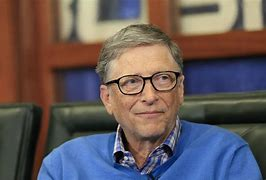
#> input picture Test/Imageattendence/Bill.jpg, 266 x 180 px, given in place of the camera
$ python detecting_color.py
#> lines starting #> are read from the running program, lines starting #| are printed output that depends on the picture; after the words box and inside, x2 and y2 are one past the last pixel; in counts of white or black regions, pixels touching at a corner belong together
import cv2
import numpy as np

frame_W = 200
frame_H = 200
cap = cv2.VideoCapture(0)
cap.set(3,frame_W)
cap.set(4,frame_H)

def empty(a):
     pass
cv2.namedWindow("HSV")
cv2.resizeWindow("HSV",300,200)
cv2.createTrackbar("HUE Min","HSV",0,179,empty)
#> slider 'HUE Min' is set to 35
cv2.createTrackbar("HUE Max","HSV",179,179,empty)
cv2.createTrackbar("SAT Min","HSV",0,255,empty)
#> slider 'SAT Min' is set to 51
cv2.createTrackbar("SAT Max","HSV",255,255,empty)
cv2.createTrackbar("VALUE Min","HSV",0,255,empty)
#> slider 'VALUE Min' is set to 51
cv2.createTrackbar("VALUE Max","HSV",255,255,empty)

while True:

    _, img = cap.read()
#> img is the input picture: shape (180, 266, 3); mean B, G, R 90.6, 89.5, 100.2
    imgHsv = cv2.cvtColor(img,cv2.COLOR_BGR2HSV)
#> imgHsv: shape (180, 266, 3); mean H, S, V 49.8, 111.9, 123.5

    h_min = cv2.getTrackbarPos("HUE Min", "HSV")
    h_max = cv2.getTrackbarPos("HUE Max","HSV")
    s_min = cv2.getTrackbarPos("SAT Min","HSV")
    s_max = cv2.getTrackbarPos("SAT Max", "HSV")
    v_min = cv2.getTrackbarPos("VALUE Min", "HSV")
    v_max = cv2.getTrackbarPos("VALUE Max", "HSV")

    lower = np.array([h_min,s_min,v_min])
    upper = np.array([h_max,s_max,v_max])
    mask = cv2.inRange(imgHsv,lower,upper)
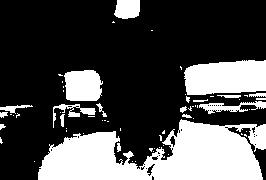
#> mask: shape (180, 266); 30% white; 63 white regions (45 under 20 px), largest, box (x1, y1, x2, y2) and area: (38, 119, 266, 180) 9089, (184, 60, 266, 95) 2469, (64, 70, 103, 101) 1036
    result = cv2.bitwise_and(img,img,mask=mask)
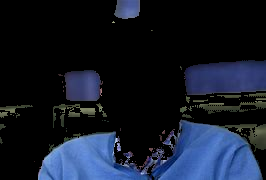
#> result: shape (180, 266, 3); mean B, G, R 41, 26.5, 19.6


    cv2.imshow("original img",img)
    cv2.imshow("hsv image", imgHsv)
    cv2.imshow("mask img", mask)
    cv2.imshow("result img", result)
    if cv2.waitKey(1) & 0xFF == ord("q"):
#> (key q is pressed here)
        break


cap.release()
cv2.destroyAllWindows()

$ run again, on Test/Imageattendence/Elon.jpg
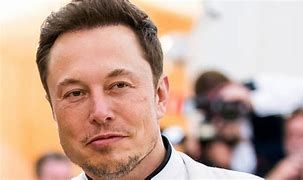
#> input picture Test/Imageattendence/Elon.jpg, 303 x 180 px, given in place of the camera
#> img is the input picture: shape (180, 303, 3); mean B, G, R 147.9, 163.7, 194.3
#> imgHsv: shape (180, 303, 3); mean H, S, V 45.8, 74.7, 196
#> `mask = cv2.inRange(imgHsv,lower,upper)`:
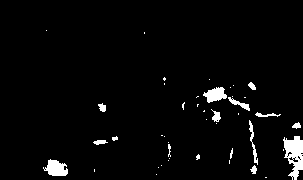
#> mask: shape (180, 303); 3.2% white; 44 white regions (29 under 20 px), largest, box (x1, y1, x2, y2) and area: (283, 136, 303, 180) 530, (43, 159, 68, 176) 280, (203, 87, 227, 103) 237
#> `result = cv2.bitwise_and(img,img,mask=mask)`:
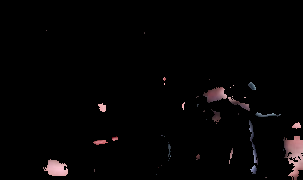
#> result: shape (180, 303, 3); mean B, G, R 4, 3.7, 5

$ run again, on Test/Imageattendence/IKI.jpg
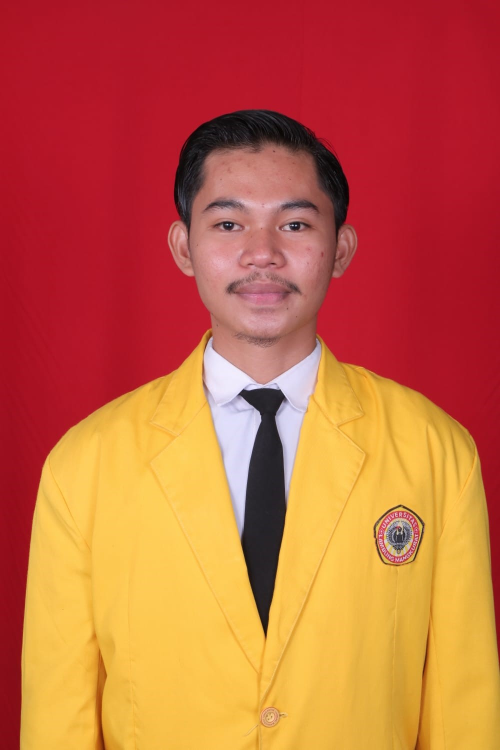
#> input picture Test/Imageattendence/IKI.jpg, 1000 x 1500 px, given in place of the camera (shown at 1/2 size)
#> img is the input picture: shape (1500, 1000, 3); mean B, G, R 63.1, 100.3, 197.9
#> imgHsv: shape (1500, 1000, 3); mean H, S, V 98.7, 184.5, 198.4
#> `mask = cv2.inRange(imgHsv,lower,upper)`:
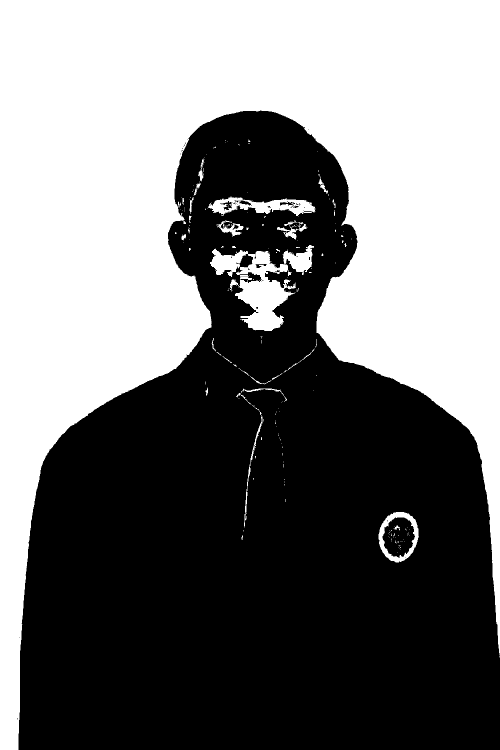
#> mask: shape (1500, 1000) (shown at 1/2 size); 47% white; 225 white regions (193 under 20 px), largest, box (x1, y1, x2, y2) and area: (0, 0, 1000, 1500) 679747, (420, 490, 628, 662) 14130, (416, 393, 631, 432) 4032
#> `result = cv2.bitwise_and(img,img,mask=mask)`:
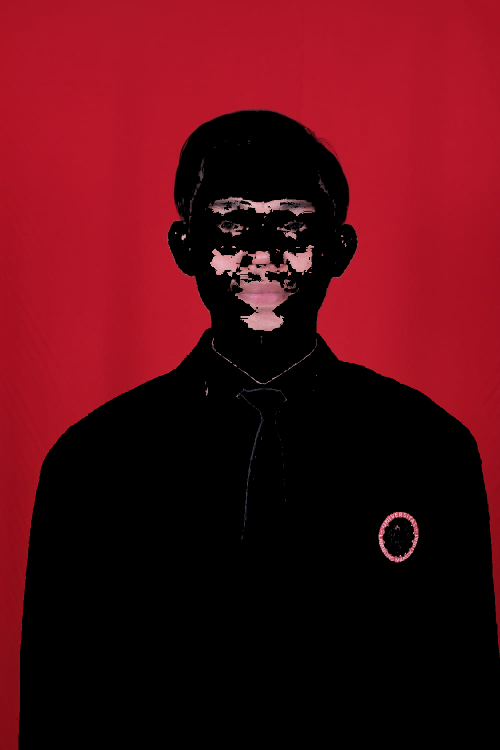
#> result: shape (1500, 1000, 3) (shown at 1/2 size); mean B, G, R 19.4, 11.3, 82.4

$ run again, on Test/Imageattendence/jack_ma.jpg
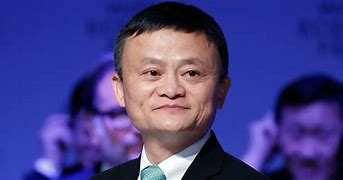
#> input picture Test/Imageattendence/jack_ma.jpg, 343 x 180 px, given in place of the camera
#> img is the input picture: shape (180, 343, 3); mean B, G, R 135.4, 63.6, 70.2
#> imgHsv: shape (180, 343, 3); mean H, S, V 102.8, 161.8, 144
#> `mask = cv2.inRange(imgHsv,lower,upper)`:
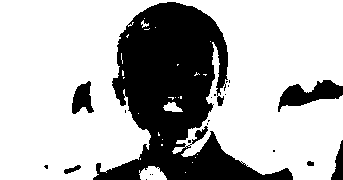
#> mask: shape (180, 343); 71.4% white; 21 black regions (15 under 20 px), largest, box (x1, y1, x2, y2) and area: (93, 2, 293, 180) 15768, (278, 80, 343, 112) 1018, (72, 81, 94, 114) 462, (331, 140, 343, 180) 264, (64, 165, 81, 174) 73, (307, 161, 314, 166) 30
#> `result = cv2.bitwise_and(img,img,mask=mask)`:
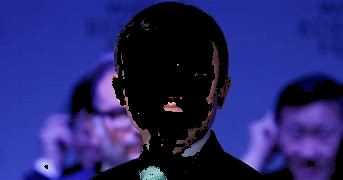
#> result: shape (180, 343, 3); mean B, G, R 109.9, 38.2, 38.5
